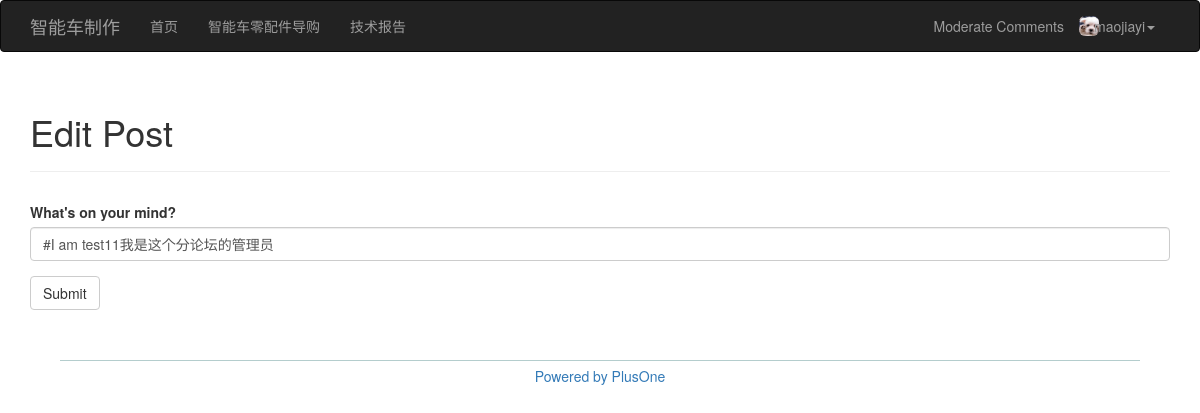
Page /edit/4 (signed in) on the earlier database version.
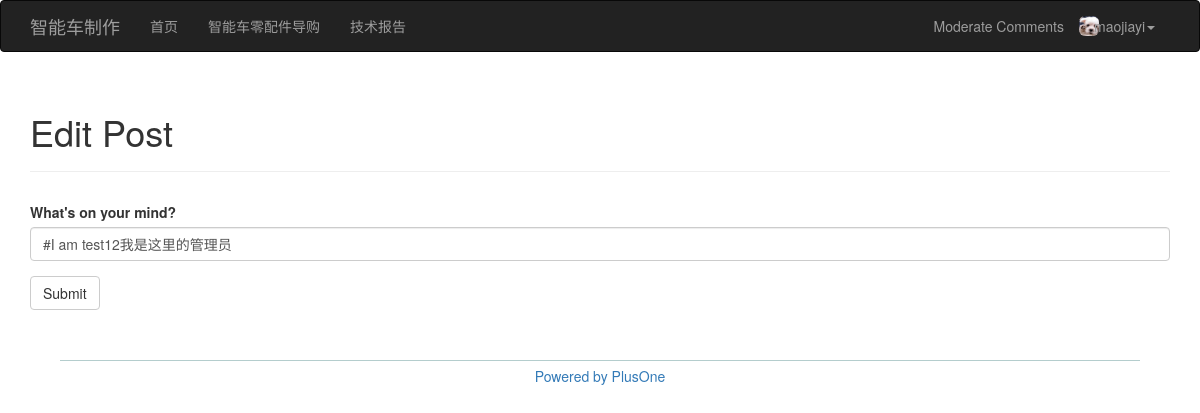
Same page on the later database version.
### app/models.py (models this page shows, shortened)
class User(db.Model, UserMixin):
    __tablename__='users'
    id=db.Column(db.Integer, primary_key=True)
    username=db.Column(db.String(64), unique=True, index=True)
    role_id=db.Column(db.Integer, db.ForeignKey('roles.id'))
    password_hash=db.Column(db.String(128))
    email=db.Column(db.String(64), unique=True, index=True)
    confirmed=db.Column(db.Boolean, default=False)
    name=db.Column(db.String(64))
    location=db.Column(db.String(64))
    about_me=db.Column(db.Text())
    member_since=db.Column(db.DateTime(), default=datetime.utcnow())
    last_seen=db.Column(db.DateTime(), default=datetime.utcnow())
    posts=db.relationship('Post', backref='author', lazy='dynamic')
    forum_id=db.Column(db.Integer, db.ForeignKey('forums.id'))
    followed=db.relationship('Follow', foreign_keys=[Follow.follower_id], backref=db.backref('follower', lazy='joined'), lazy='dynamic', cascade='all, delete-orphan')
    followers=db.relationship('Follow', foreign_keys=[Follow.followed_id], backref=db.backref('followed', lazy='joined'), lazy='dynamic', cascade='all, delete-orphan')
    comments = db.relationship('Comment', backref='author', lazy='dynamic')
    def can(self, permissions):
        return self.role is not None and \
            (self.role.permissions & permissions)==permissions
    def ping(self):
        self.last_seen=datetime.utcnow()
        db.session.add(self)
    @property
    def password(self):
        raise AttributeError('password is not a readable attribute')

class Post(db.Model):
    __tablename__='posts'
    id=db.Column(db.Integer, primary_key=True)
    body=db.Column(db.Text)
    timestamp=db.Column(db.DateTime, index=True, default=datetime.utcnow)
    author_id=db.Column(db.Integer, db.ForeignKey('users.id'))
    body_html=db.Column(db.Text)
    forum_id=db.Column(db.Integer, db.ForeignKey('forums.id'))
    comments = db.relationship('Comment', backref='post', lazy='dynamic')

### app/note/views.py (the view)
@note.route('/edit/<int:id>',methods=['GET', 'POST'])
@login_required
def edit(id):
    post=Post.query.get_or_404(id)
    subforum=post.subforum
    if (current_user!=post.author and not current_user.can(Permission.ADMINISTER)) and \
            (subforum.name=='twelve' and not current_user.is_moderator_12()) and \
            (subforum.name=='eleven' and not current_user.is_moderator_11()):
        abort(403)
    form=PostForm()
    if form.validate_on_submit():
        post.body=form.body.data
        db.session.add(post)
        flash('The post has been updated.')
        return redirect(url_for('note.post', id=post.id))
    form.body.data=post.body
    return render_template('note/edit_post.html', form=form)

### app/note/forms.py
class PostForm(Form):
    body = PageDownField("What's on your mind?", validators=[Required()])
    submit = SubmitField('Submit')

### app/auth/views.py (called while the page is built)
@auth.before_app_request
def before_request():
    if current_user.is_authenticated:
        current_user.ping()
        if not current_user.confirmed \
            and request.endpoint[:5]!='auth.':
            return redirect(url_for('auth.unconfirmed'))

### app/main/__init__.py (called while the page is built)
@main.app_context_processor
def inject_permissions():
    return dict(Permission=Permission)

### app/models.py (called while the page is built)
@login_manager.user_loader
def load_user(user_id):
    return User.query.get(int(user_id))

### app/templates/note/edit_post.html (shortened to what this page needs)
{% extends "base.html" %}
{% import "bootstrap/wtf.html" as wtf %}
{% block page_content %}
    <div class="page-header">
        <h1>Edit Post</h1>
    </div>
    <div>
        {{ wtf.quick_form(form) }}
    </div>
{% endblock %}

### app/templates/base.html (shortened to what this page needs)
{% extends "bootstrap/base.html" %}
{% block head %}
{{ super() }}
<link rel="stylesheet" type="text/css" href="{{ url_for('static', filename='styles.css') }}">
{% endblock %}
{% block navbar %}
<div class="navbar navbar-inverse" role="navigation">
    <div class="container">
        <div class="navbar-header">
            <a class="navbar-brand" href="/">智能车制作</a>
        </div>
        <div class="navbar-collapse collapse">
            <ul class="nav navbar-nav">
                <li><a href="{{ url_for('main.index') }}">首页</a></li>
                <li><a href="/">智能车零配件导购</a></li>
                <li><a href="/">技术报告</a></li>
            </ul>
            <ul class="nav navbar-nav navbar-right">
                {% if current_user.can(Permission.MODERATE_COMMENTS) %}
                <li><a href="{{ url_for('note.moderate') }}">Moderate Comments</a></li>
                {% endif %}
                {% if current_user.is_authenticated %}
                <li class="dropdown">
                    <img class="img-rounded profile-thumbnail" src="../static/plusone.png" width="20" height="20" style="float:left; margin-top:15px">
                    <a href="#" class="dropdown-toggle" data-toggle="dropdown" style="float:left">{{ current_user.username }}<b class="caret"></b></a>
                </li>
                {% else %}
                <li><a href="{{ url_for('auth.login') }}">Log In</a></li>
                {% endif %}
            </ul>
        </div>
    </div>
</div>
{% endblock %}
{% block content %}
<div class="container">
    {% block page_content %}{% endblock %}
</div>
<div style="text-align:center; margin-top:50px">
    <div style="margin:0 auto; height:1px; width:90%; background-color:#B4CDCD"></div>
    <div style="height:5px"></div>
    <a href='/' style="text-decoration:none;">Powered by PlusOne</a>
    <div style="height:20px"></div>
</div>
{% endblock %}

### app/static/styles.css (style rules this page uses)
.form { margin-top:30px; }
.profile-thumbnail { position: absolute; }

Differences in the rows shown:
changed Post: body "#I am test11我是这个分论坛的管理员" → "#I am test12我是这里的管理员"
